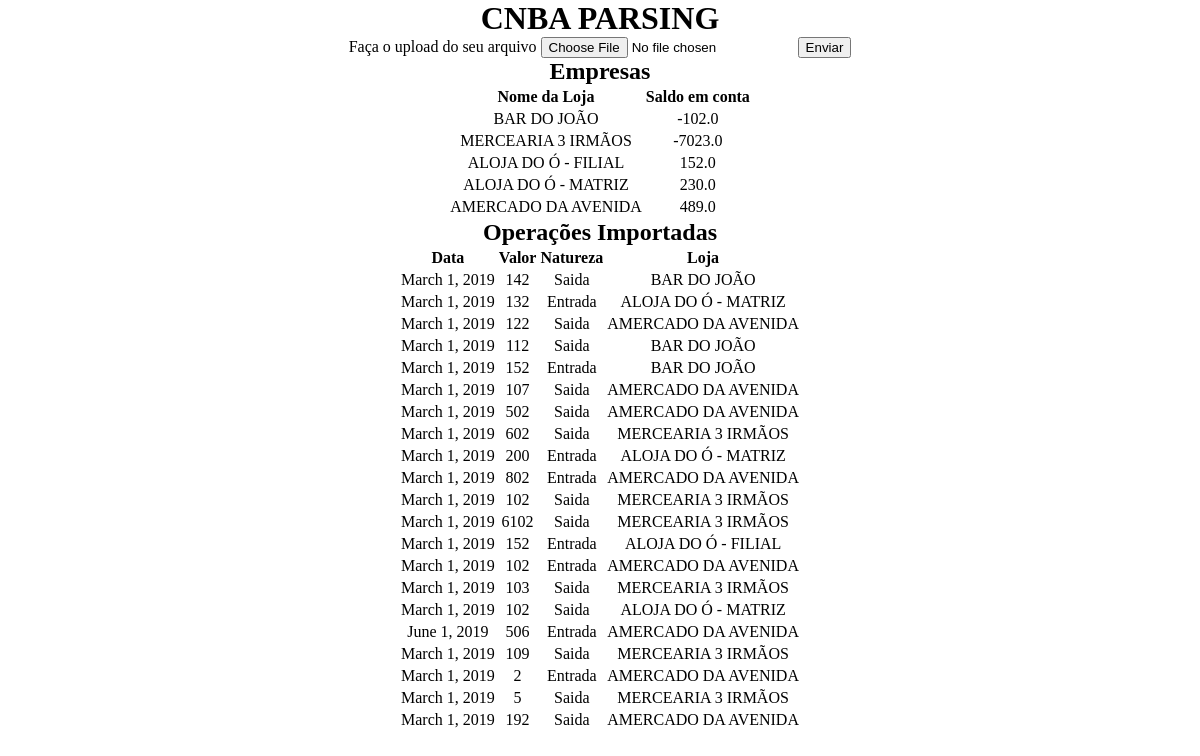
Before: /form/ with the older database file.
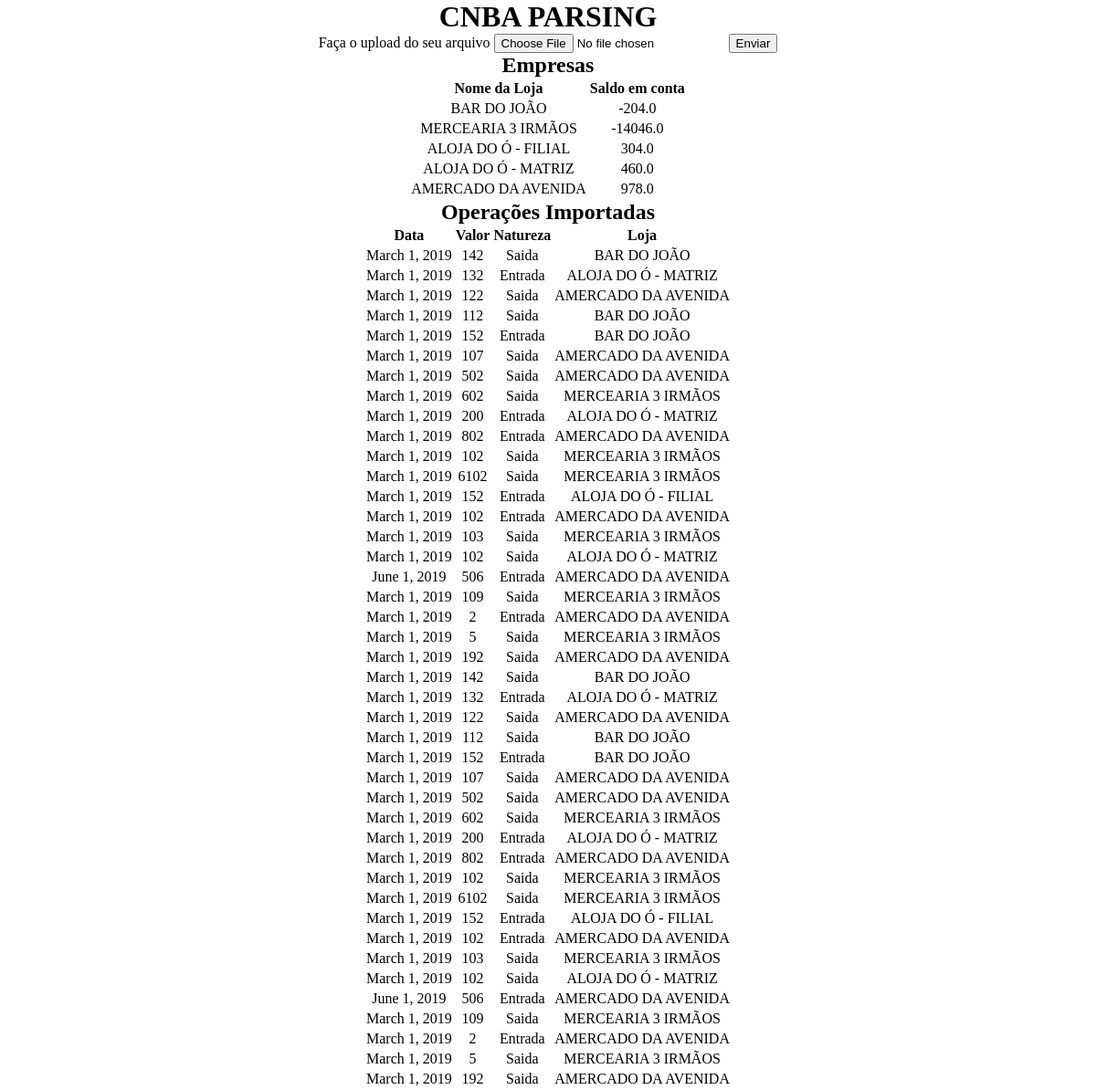
After: the same page with the newer database file.
### form/models.py (models this page shows)
class CNAB(models.Model):
    tipo = models.CharField(max_length=1)
    descricao = models.CharField(max_length=30)
    data = models.DateField()
    valor = models.IntegerField()
    cpf = models.CharField(max_length=11)
    cartao = models.CharField(max_length=12)
    hora = models.TimeField()
    dono_loja = models.CharField(max_length=14)
    nome_loja = models.CharField(max_length=19)
    natureza = models.CharField(max_length=7)
    sinal = models.CharField(max_length=1)

### form/views.py (the view, shortened to what this page needs)
# urls.py: path('form/', CNABView.as_view(), name='cnab'),
class CNABView(APIView):
    def get(self, request):
        if CNAB.objects.all().exists():
            empresas = CNAB.objects.values('nome_loja').annotate(saldo=Sum(Case(When(natureza='Entrada', then='valor'), default=0, output_field=FloatField())) - Sum(Case(When(natureza='Saida', then='valor'), default=0, output_field=FloatField()))).order_by('nome_loja')
            operacoes = CNAB.objects.all()
            return render(request, 'form/forms.html', {'empresas': empresas, 'operacoes': operacoes})
        else:
            return render(request, 'form/forms.html')

### templates/form/forms.html (shortened to what this page needs)
{% load static %}
    <head>
        <link rel="stylesheet" type="text/css" href="{% static 'css/styles.css' %}">
    </head>
    <body>
        <h1>CNBA PARSING</h1>
        <form method="POST" enctype="multipart/form-data">
            <label for="file">Faça o upload do seu arquivo</label>
            <input type="file" name="file" id="file">
            <button type="submit">Enviar</button>
        </form>
        {% if empresas %}
        <div class="iwd">
            <h2>Empresas</h2>
            <table>
                <thead>
                    <tr>
                        <th>Nome da Loja</th>
                        <th>Saldo em conta</th>
                    </tr>
                </thead>
                <tbody>
                    {% for empresa in empresas %}
                        <tr>
                            <td>{{ empresa.nome_loja }}</td>
                            <td>{{ empresa.saldo }}</td>
                        </tr>
                    {% endfor %}
                </tbody>
            </table>
        </div>
        <div>
            <h2>Operações Importadas</h2>
            <table>
                <thead>
                    <tr>
                        <th>Data</th>
                        <th>Valor</th>
                        <th>Natureza</th>
                        <th>Loja</th>
                    </tr>
                </thead>
                <tbody>
                    {% for operacao in operacoes %}
                        <tr>
                            <td>{{ operacao.data }}</td>
                            <td>{{ operacao.valor }}</td>
                            <td>{{ operacao.natureza }}</td>
                            <td>{{ operacao.nome_loja }}</td>
                        </tr>
                    {% endfor %}
                </tbody>
            </table>
        </div>
        {% endif %}
</body>
</html>

### static/css/styles.css (style rules this page uses)
* { text-align: center; margin: 0 auto; }

Changed rows visible on the page:
added CNAB: data "March 1, 2019", valor "142", natureza "Saida", nome_loja "BAR DO JOÃO"
added CNAB: data "March 1, 2019", valor "132", natureza "Entrada", nome_loja "ALOJA DO Ó - MATRIZ"
added CNAB: data "March 1, 2019", valor "122", natureza "Saida", nome_loja "AMERCADO DA AVENIDA"
added CNAB: data "March 1, 2019", valor "112", natureza "Saida", nome_loja "BAR DO JOÃO"
added CNAB: data "March 1, 2019", valor "152", natureza "Entrada", nome_loja "BAR DO JOÃO"
added CNAB: data "March 1, 2019", valor "107", natureza "Saida", nome_loja "AMERCADO DA AVENIDA"
added CNAB: data "March 1, 2019", valor "502", natureza "Saida", nome_loja "AMERCADO DA AVENIDA"
added CNAB: data "March 1, 2019", valor "602", natureza "Saida", nome_loja "MERCEARIA 3 IRMÃOS"
added CNAB: data "March 1, 2019", valor "200", natureza "Entrada", nome_loja "ALOJA DO Ó - MATRIZ"
added CNAB: data "March 1, 2019", valor "802", natureza "Entrada", nome_loja "AMERCADO DA AVENIDA"
added CNAB: data "March 1, 2019", valor "102", natureza "Saida", nome_loja "MERCEARIA 3 IRMÃOS"
added CNAB: data "March 1, 2019", valor "6102", natureza "Saida", nome_loja "MERCEARIA 3 IRMÃOS"
added CNAB: data "March 1, 2019", valor "152", natureza "Entrada", nome_loja "ALOJA DO Ó - FILIAL"
added CNAB: data "March 1, 2019", valor "102", natureza "Entrada", nome_loja "AMERCADO DA AVENIDA"
added CNAB: data "March 1, 2019", valor "103", natureza "Saida", nome_loja "MERCEARIA 3 IRMÃOS"
added CNAB: data "March 1, 2019", valor "102", natureza "Saida", nome_loja "ALOJA DO Ó - MATRIZ"
added CNAB: data "June 1, 2019", valor "506", natureza "Entrada", nome_loja "AMERCADO DA AVENIDA"
added CNAB: data "March 1, 2019", valor "109", natureza "Saida", nome_loja "MERCEARIA 3 IRMÃOS"
added CNAB: data "March 1, 2019", valor "2", natureza "Entrada", nome_loja "AMERCADO DA AVENIDA"
added CNAB: data "March 1, 2019", valor "5", natureza "Saida", nome_loja "MERCEARIA 3 IRMÃOS"
added CNAB: data "March 1, 2019", valor "192", natureza "Saida", nome_loja "AMERCADO DA AVENIDA"
Other visible differences:
new list line: "BAR DO JOÃO -204.0"
new list line: "MERCEARIA 3 IRMÃOS -14046.0"
new list line: "ALOJA DO Ó - FILIAL 304.0"
new list line: "ALOJA DO Ó - MATRIZ 460.0"
new list line: "AMERCADO DA AVENIDA 978.0"
list line gone: "BAR DO JOÃO -102.0"
list line gone: "MERCEARIA 3 IRMÃOS -7023.0"
list line gone: "ALOJA DO Ó - FILIAL 152.0"
list line gone: "ALOJA DO Ó - MATRIZ 230.0"
list line gone: "AMERCADO DA AVENIDA 489.0"
